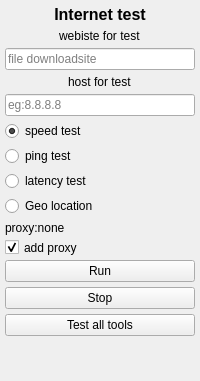
             <widget class="QFrame" name="frame_test">
              <property name="minimumSize">
               <size>
                <width>180</width>
                <height>0</height>
               </size>
              </property>
              <property name="frameShape">
               <enum>QFrame::NoFrame</enum>
              </property>
              <property name="type" stdset="0">
               <string>nav_frame</string>
              </property>
              <layout class="QVBoxLayout" name="verticalLayout_14">
               <property name="spacing">
                <number>5</number>
               </property>
               <property name="leftMargin">
                <number>5</number>
               </property>
               <property name="topMargin">
                <number>5</number>
               </property>
               <property name="rightMargin">
                <number>5</number>
               </property>
               <property name="bottomMargin">
                <number>5</number>
               </property>
               <item>
                <widget class="QLabel" name="label_test">
                 <property name="maximumSize">
                  <size>
                   <width>16777215</width>
                   <height>20</height>
                  </size>
                 </property>
                 <property name="text">
                  <string>&lt;html&gt;&lt;head/&gt;&lt;body&gt;&lt;p&gt;&lt;span style=&quot; font-size:12pt; font-weight:600;&quot;&gt;Internet test&lt;/span&gt;&lt;/p&gt;&lt;/body&gt;&lt;/html&gt;</string>
                 </property>
                 <property name="alignment">
                  <set>Qt::AlignCenter</set>
                 </property>
                 <property name="type" stdset="0">
                  <string>header</string>
                 </property>
                </widget>
               </item>
               <item alignment="Qt::AlignHCenter">
                <widget class="QLabel" name="label_test_web">
                 <property name="maximumSize">
                  <size>
                   <width>16777215</width>
                   <height>15</height>
                  </size>
                 </property>
                 <property name="text">
                  <string>webiste for test</string>
                 </property>
                 <property name="buddy">
                  <cstring>lineEdit_test_website</cstring>
                 </property>
                </widget>
               </item>
               <item>
                <widget class="QLineEdit" name="lineEdit_test_website">
                 <property name="placeholderText">
                  <string>file downloadsite</string>
                 </property>
                </widget>
               </item>
               <item alignment="Qt::AlignHCenter">
                <widget class="QLabel" name="label_test_host">
                 <property name="maximumSize">
                  <size>
                   <width>16777215</width>
                   <height>15</height>
                  </size>
                 </property>
                 <property name="text">
                  <string>host for test</string>
                 </property>
                 <property name="buddy">
                  <cstring>lineEdit_test_host</cstring>
                 </property>
                </widget>
               </item>
               <item>
                <widget class="QLineEdit" name="lineEdit_test_host">
                 <property name="placeholderText">
                  <string>eg:8.8.8.8</string>
                 </property>
                </widget>
               </item>
               <item>
                <widget class="QRadioButton" name="radioButton_test_speed">
                 <property name="text">
                  <string>speed test</string>
                 </property>
                 <property name="icon">
                  <iconset resource="../../assets/asset.qrc">
                   <normaloff>:/svgs/svgs/speed-svgrepo-com.svg</normaloff>:/svgs/svgs/speed-svgrepo-com.svg</iconset>
                 </property>
                 <property name="checked">
                  <bool>true</bool>
                 </property>
                </widget>
               </item>
               <item>
                <widget class="QRadioButton" name="radioButton_test_ping">
                 <property name="text">
                  <string>ping test</string>
                 </property>
                 <property name="icon">
                  <iconset resource="../../assets/asset.qrc">
                   <normaloff>:/svgs/svgs/ping-pong-racket-svgrepo-com.svg</normaloff>:/svgs/svgs/ping-pong-racket-svgrepo-com.svg</iconset>
                 </property>
                </widget>
               </item>
               <item>
                <widget class="QRadioButton" name="radioButton_test_latency">
                 <property name="text">
                  <string>latency test</string>
                 </property>
                 <property name="icon">
                  <iconset resource="../../assets/asset.qrc">
                   <normaloff>:/svgs/svgs/nginx-svgrepo-com.svg</normaloff>:/svgs/svgs/nginx-svgrepo-com.svg</iconset>
                 </property>
                </widget>
               </item>
               <item>
                <widget class="QRadioButton" name="radioButton_test_location">
                 <property name="text">
                  <string>Geo location</string>
                 </property>
                 <property name="icon">
                  <iconset resource="../../assets/asset.qrc">
                   <normaloff>:/svgs/svgs/location-svgrepo-com.svg</normaloff>:/svgs/svgs/location-svgrepo-com.svg</iconset>
                 </property>
                </widget>
               </item>
               <item>
                <widget class="QLabel" name="label_test_proxy">
                 <property name="maximumSize">
                  <size>
                   <width>16777215</width>
                   <height>15</height>
                  </size>
                 </property>
                 <property name="text">
                  <string>proxy:none</string>
                 </property>
                 <property name="buddy">
                  <cstring>lineEdit_test_website</cstring>
                 </property>
                </widget>
               </item>
               <item>
                <widget class="QCheckBox" name="checkBox_test_proxy">
                 <property name="maximumSize">
                  <size>
                   <width>16777215</width>
                   <height>15</height>
                  </size>
                 </property>
                 <property name="text">
                  <string>add proxy</string>
                 </property>
                 <property name="icon">
                  <iconset resource="../../assets/asset.qrc">
                   <normaloff>:/svgs/svgs/nginx-svgrepo-com.svg</normaloff>:/svgs/svgs/nginx-svgrepo-com.svg</iconset>
                 </property>
                 <property name="checked">
                  <bool>true</bool>
                 </property>
                </widget>
               </item>
               <item>
                <widget class="QPushButton" name="pushButton_test">
                 <property name="text">
                  <string>Run</string>
                 </property>
                 <property name="icon">
                  <iconset resource="../../assets/asset.qrc">
                   <normaloff>:/svgs/svgs/go-fuchsia-svgrepo-com.svg</normaloff>:/svgs/svgs/go-fuchsia-svgrepo-com.svg</iconset>
                 </property>
                 <property name="type" stdset="0">
                  <string>nav_btn</string>
                 </property>
                </widget>
               </item>
               <item>
                <widget class="QPushButton" name="pushButton_test_stop">
                 <property name="text">
                  <string>Stop</string>
                 </property>
                 <property name="icon">
                  <iconset resource="../../assets/asset.qrc">
                   <normaloff>:/svgs/svgs/stop-svgrepo-com.svg</normaloff>:/svgs/svgs/stop-svgrepo-com.svg</iconset>
                 </property>
                 <property name="type" stdset="0">
                  <string>nav_btn</string>
                 </property>
                </widget>
               </item>
               <item>
                <widget class="QPushButton" name="pushButton_test_all">
                 <property name="text">
                  <string>Test all tools</string>
                 </property>
                 <property name="icon">
                  <iconset resource="../../assets/asset.qrc">
                   <normaloff>:/svgs/svgs/screen-tv-svgrepo-com.svg</normaloff>:/svgs/svgs/screen-tv-svgrepo-com.svg</iconset>
                 </property>
                 <property name="type" stdset="0">
                  <string>nav_btn</string>
                 </property>
                </widget>
               </item>
               <item>
                <spacer name="verticalSpacer_3">
                 <property name="orientation">
                  <enum>Qt::Vertical</enum>
                 </property>
                 <property name="sizeHint" stdset="0">
                  <size>
                   <width>20</width>
                   <height>40</height>
                  </size>
                 </property>
                </spacer>
               </item>
              </layout>
             </widget>
